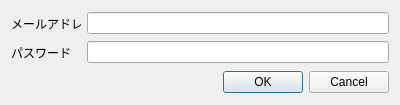
<?xml version="1.0" encoding="UTF-8"?>
<ui version="4.0">
 <class>Dialog</class>
 <widget class="QDialog" name="Dialog">
  <property name="windowModality">
   <enum>Qt::NonModal</enum>
  </property>
  <property name="geometry">
   <rect>
    <x>0</x>
    <y>0</y>
    <width>400</width>
    <height>105</height>
   </rect>
  </property>
  <property name="sizePolicy">
   <sizepolicy hsizetype="Maximum" vsizetype="Maximum">
    <horstretch>0</horstretch>
    <verstretch>0</verstretch>
   </sizepolicy>
  </property>
  <property name="minimumSize">
   <size>
    <width>400</width>
    <height>105</height>
   </size>
  </property>
  <property name="maximumSize">
   <size>
    <width>400</width>
    <height>105</height>
   </size>
  </property>
  <property name="contextMenuPolicy">
   <enum>Qt::DefaultContextMenu</enum>
  </property>
  <property name="windowTitle">
   <string>Shotgrid Login</string>
  </property>
  <property name="sizeGripEnabled">
   <bool>false</bool>
  </property>
  <layout class="QVBoxLayout" name="verticalLayout_2">
   <item>
    <layout class="QVBoxLayout" name="verticalLayout">
     <item>
      <layout class="QHBoxLayout" name="horizontalLayout">
       <item>
        <widget class="QLabel" name="label">
         <property name="sizePolicy">
          <sizepolicy hsizetype="Maximum" vsizetype="Preferred">
           <horstretch>0</horstretch>
           <verstretch>0</verstretch>
          </sizepolicy>
         </property>
         <property name="minimumSize">
          <size>
           <width>70</width>
           <height>23</height>
          </size>
         </property>
         <property name="maximumSize">
          <size>
           <width>70</width>
           <height>23</height>
          </size>
         </property>
         <property name="text">
          <string>メールアドレス</string>
         </property>
        </widget>
       </item>
       <item>
        <widget class="QLineEdit" name="sg_user_line"/>
       </item>
      </layout>
     </item>
     <item>
      <layout class="QHBoxLayout" name="horizontalLayout_2">
       <item>
        <widget class="QLabel" name="label_2">
         <property name="sizePolicy">
          <sizepolicy hsizetype="Maximum" vsizetype="Preferred">
           <horstretch>0</horstretch>
           <verstretch>0</verstretch>
          </sizepolicy>
         </property>
         <property name="minimumSize">
          <size>
           <width>70</width>
           <height>23</height>
          </size>
         </property>
         <property name="maximumSize">
          <size>
           <width>70</width>
           <height>23</height>
          </size>
         </property>
         <property name="text">
          <string>パスワード</string>
         </property>
        </widget>
       </item>
       <item>
        <widget class="QLineEdit" name="sg_password_line">
         <property name="echoMode">
          <enum>QLineEdit::Password</enum>
         </property>
        </widget>
       </item>
      </layout>
     </item>
    </layout>
   </item>
   <item>
    <widget class="QDialogButtonBox" name="buttonBox">
     <property name="orientation">
      <enum>Qt::Horizontal</enum>
     </property>
     <property name="standardButtons">
      <set>QDialogButtonBox::Cancel|QDialogButtonBox::Ok</set>
     </property>
    </widget>
   </item>
  </layout>
 </widget>
 <resources/>
 <connections>
  <connection>
   <sender>buttonBox</sender>
   <signal>accepted()</signal>
   <receiver>Dialog</receiver>
   <slot>accept()</slot>
   <hints>
    <hint type="sourcelabel">
     <x>248</x>
     <y>254</y>
    </hint>
    <hint type="destinationlabel">
     <x>157</x>
     <y>274</y>
    </hint>
   </hints>
  </connection>
  <connection>
   <sender>buttonBox</sender>
   <signal>rejected()</signal>
   <receiver>Dialog</receiver>
   <slot>reject()</slot>
   <hints>
    <hint type="sourcelabel">
     <x>316</x>
     <y>260</y>
    </hint>
    <hint type="destinationlabel">
     <x>286</x>
     <y>274</y>
    </hint>
   </hints>
  </connection>
 </connections>
</ui>
